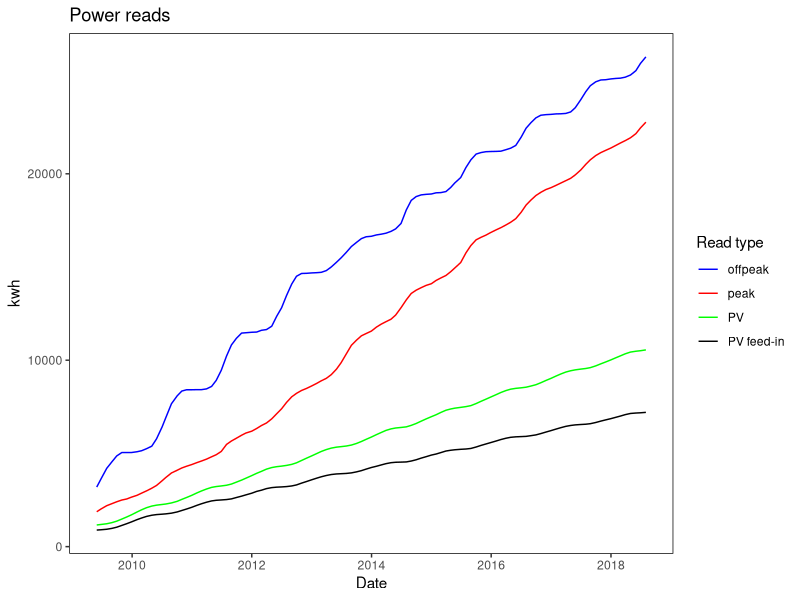
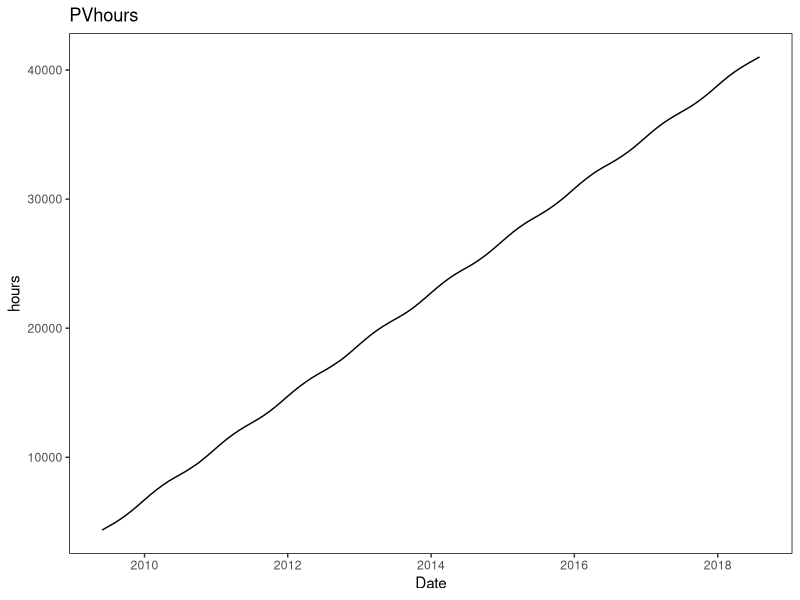
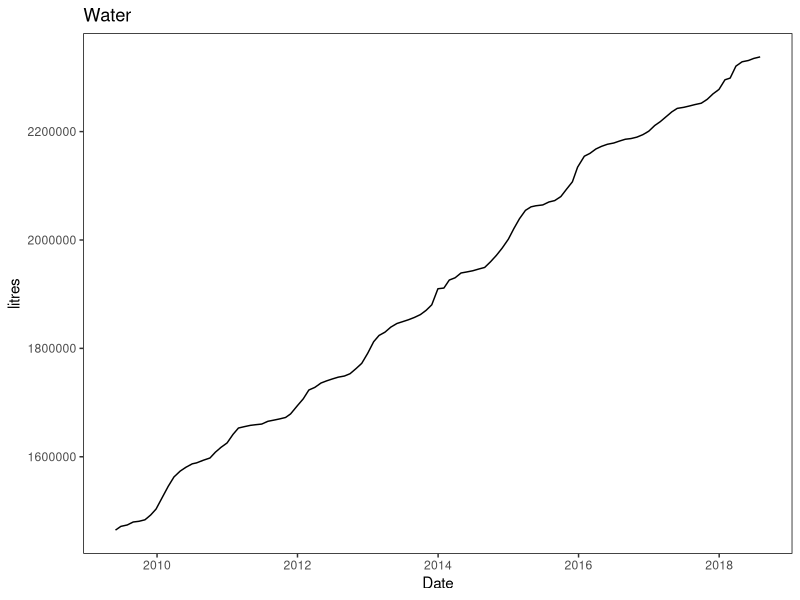
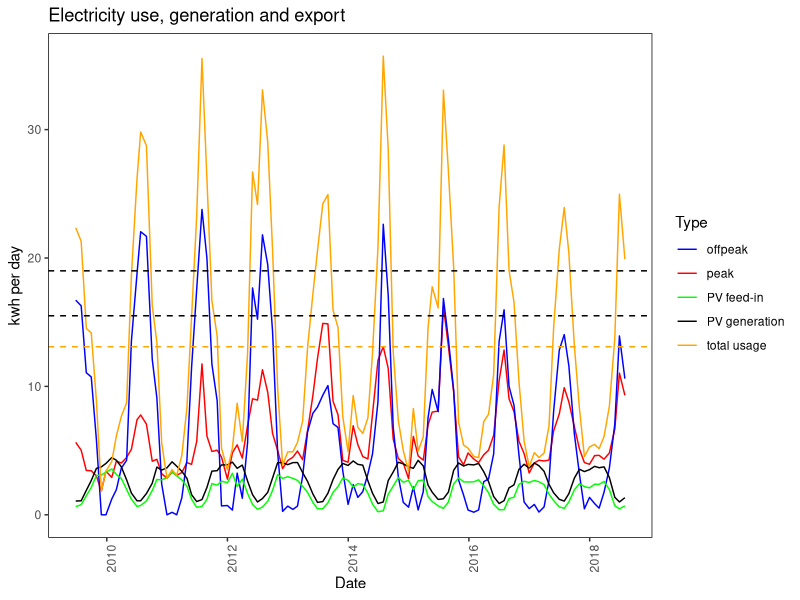
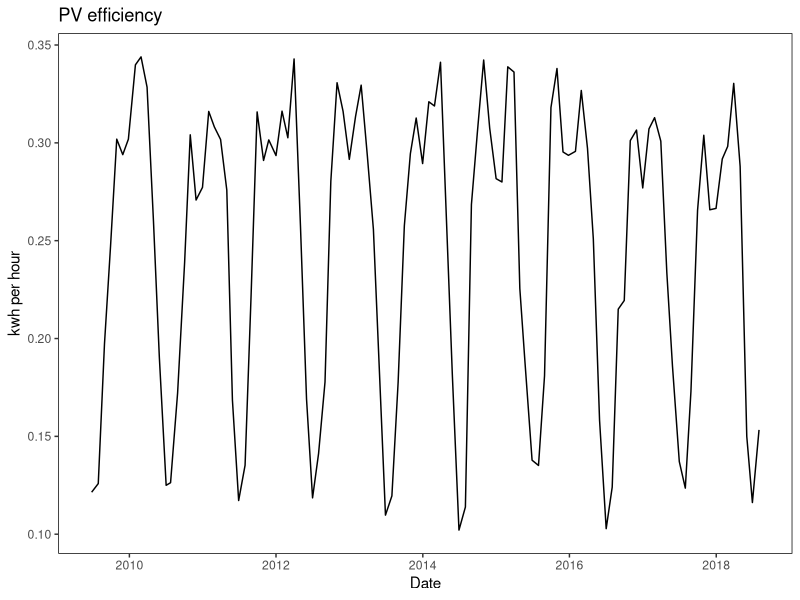
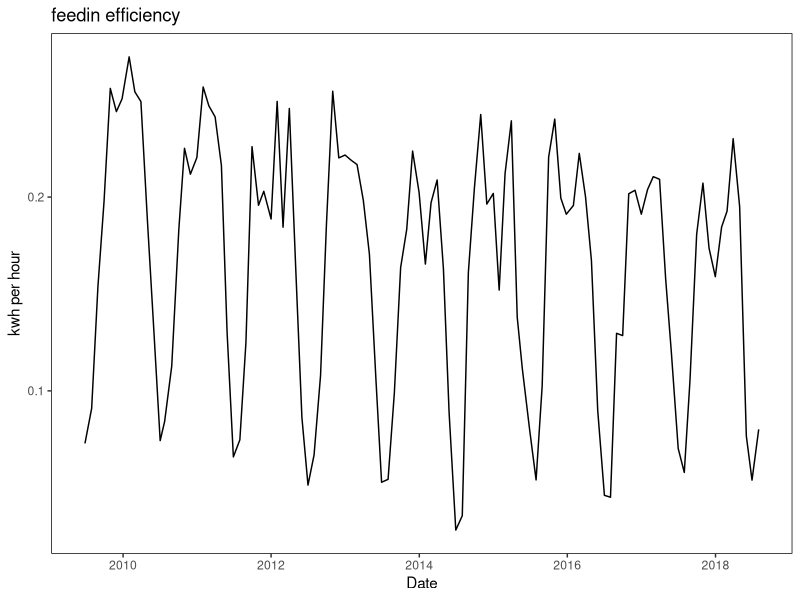
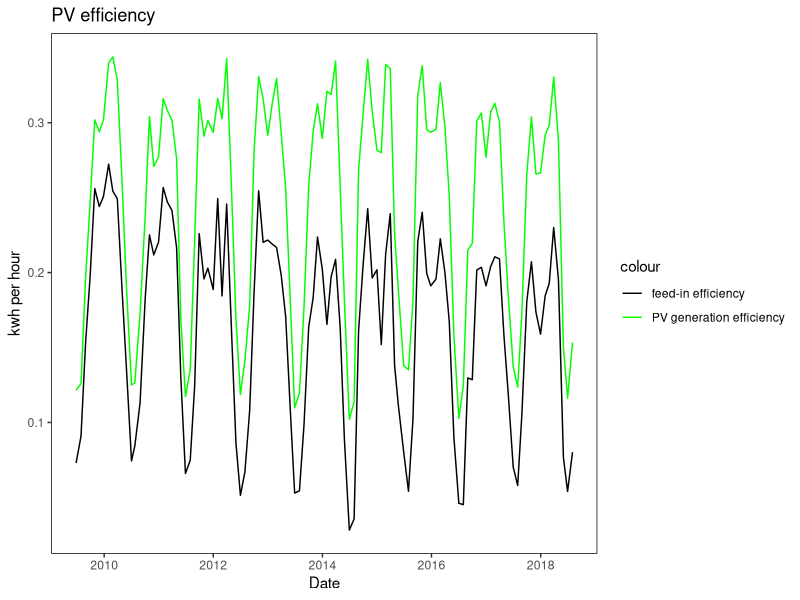
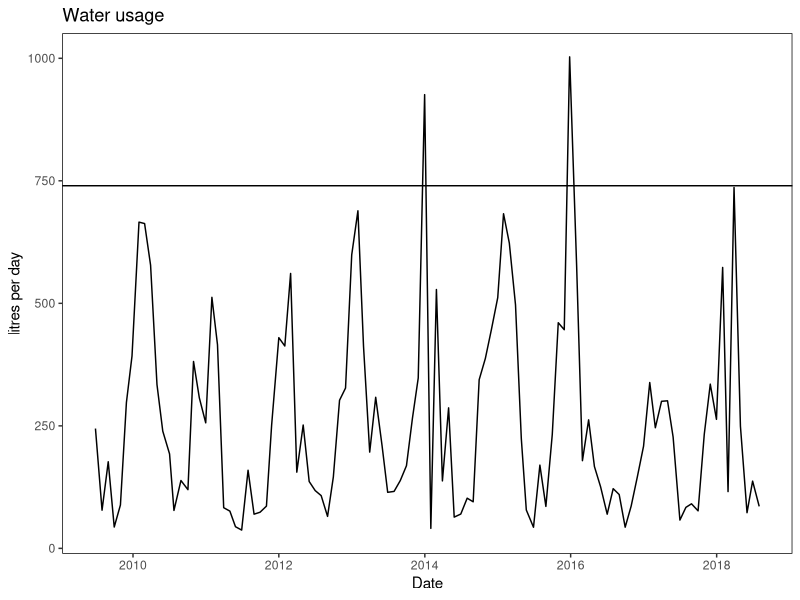

The R script that drew these images, in order:
library(tidyverse)

meterreads <- read_csv("data/meterreads.csv")
meterreads

#plot power reads i.e. peak, offpeak and PV

ggplot(meterreads, aes(x = date)) + 
  geom_line(aes(y = peak_reading, colour = "peak")) +
  geom_line(aes(y = offpeak_reading, colour = "offpeak")) +
  geom_line(aes(y = PV_reading, colour = "PV")) +
  geom_line(aes(y = feedin_reading, colour = "PV feed-in")) +
  labs(x = "Date", y = "kwh", title = "Power reads", colour = "Read type") +
  scale_color_manual(values = c("blue","red","green","black")) +
  theme(panel.background = element_rect(fill = "white"),
        panel.border = element_rect(fill = NA))

# plot PV hours in a seperate graph

ggplot(meterreads, aes(x = date, y = PVhours_reading)) +
  geom_line() +
  labs(x = "Date", y = "hours", title = "PVhours") +
  theme(panel.background = element_rect(fill = "white"),
        panel.border = element_rect(fill = NA))

# plot water reading in a seperate graph

ggplot(meterreads, aes(x = date, y = water_reading)) + 
  geom_line() +
  labs(x = "Date", y = "litres", title = "Water") +
  theme(panel.background = element_rect(fill = "white"),
        panel.border = element_rect(fill = NA))

# make a new tibble called 'usage' from 'meterreads' and
# add a column called peak_usage by using mutate and lag
# mutate makes a new column called peak_usage by starting with peak_reading and subtracting a value
# this value is also from the peak_reading column, but by using lag it is from the previous row.

usage <- meterreads %>% 
  mutate(peak_usage = peak_reading - 
           lag(peak_reading, default = first(peak_reading)))

# now repeat the process for the other readings

usage <- usage %>% 
  mutate(offpeak_usage = offpeak_reading -
           lag(offpeak_reading, default = first(offpeak_reading)))

usage <- usage %>% 
  mutate(feedin_usage = feedin_reading -
           lag(feedin_reading, default = first(feedin_reading)))

usage <- usage %>% 
  mutate(PV_usage = PV_reading -
           lag(PV_reading, default = first(PV_reading)))

usage <- usage %>% 
  mutate(PVhours_usage = PVhours_reading -
           lag(PVhours_reading, default = first(PVhours_reading)))

usage <- usage %>% 
  mutate(water_usage = water_reading -
           lag(water_reading, default = first(water_reading)))

usage <- usage %>% 
  mutate(days = as.integer(date -
           lag(date, default = first(date))))

usage <- slice(usage, -1)

# make a new table called perday.  divide usage by number of days to get usage per day.

perday <- usage %>% 
  mutate(peak_perday = peak_usage / days)

perday <- perday %>% 
  mutate(offpeak_perday = offpeak_usage / days)

perday <- perday %>% 
  mutate(totalusage_perday = peak_perday + offpeak_perday)

perday <- perday %>% 
  mutate(feedin_perday = feedin_usage / days)

perday <- perday %>% 
  mutate(PVgen_perday = PV_usage / days)

perday <- perday %>% 
  mutate(PVhours_perday = PVhours_usage / days)

perday <- perday %>% 
  mutate(water_perday = water_usage / days)

perday <- perday %>% 
  mutate(PVefficiency = PVgen_perday / PVhours_perday)

perday <- perday %>% 
  mutate(feedinefficiency = feedin_perday / PVhours_perday)

perday

# lets try plotting this stuff...

# Electricity overview in kwh per day

ggplot(perday, aes(x = date)) + 
  geom_line(aes(y = peak_perday, colour = "peak")) +
  geom_line(aes(y = offpeak_perday, colour = "offpeak")) +
  geom_line(aes(y = PVgen_perday, colour = "PV generation")) +
  geom_line(aes(y = feedin_perday, colour = "PV feed-in")) +
  geom_line(aes(y = totalusage_perday, colour = "total usage")) +
  labs(x = "Date", y = "kwh per day", title = "Electricity use, generation and export", colour = "Type") +
  scale_color_manual(values = c("blue","red","green","black", "orange")) +
  geom_hline(yintercept = 15.5, linetype = 2) + 
  geom_hline(yintercept = 19, linetype = 2) +
  geom_hline(yintercept = 13.09, linetype = 2, colour = "orange") +
  theme(panel.background = element_rect(fill = "white"),
        panel.border = element_rect(fill = NA,),
        axis.text.x = element_text(angle = 90))

# average household usage from energymadeeasy.gov.au.  
# 4 person household postcode 5051
# Summer 15.7; Autumn 15.5; WInter 19.0; Spring 16.1 kWh 

ggplot(perday, aes(x = date, y = PVefficiency)) + 
  geom_line() +
  labs(x = "Date", y = "kwh per hour", title = "PV efficiency") +
  theme(panel.background = element_rect(fill = "white"),
        panel.border = element_rect(fill = NA))

ggplot(perday, aes(x = date, y = feedinefficiency)) + 
  geom_line() +
  labs(x = "Date", y = "kwh per hour", title = "feedin efficiency") +
  theme(panel.background = element_rect(fill = "white"),
        panel.border = element_rect(fill = NA))

ggplot(perday, aes(x = date)) + 
  geom_line(aes(y = PVefficiency, colour = "PV generation efficiency")) +
  geom_line(aes(y = feedinefficiency, colour = "feed-in efficiency")) +
  labs(x = "Date", y = "kwh per hour", title = "PV efficiency") +
  scale_color_manual(values = c("black","green")) +
  theme(panel.background = element_rect(fill = "white"),
        panel.border = element_rect(fill = NA))

# Water use

ggplot(perday, aes(x = date, y = water_perday)) + 
  geom_line() +
  labs(x = "Date", y = "litres per day", title = "Water usage") +
  geom_hline(yintercept=740) +
  theme(panel.background = element_rect(fill = "white"),
        panel.border = element_rect(fill = NA))

# have put in some hlines to give seasonal averages for usage of 4 person households
# calculate average total usage per day and add in an hline.

mean(perday$totalusage_perday, na.rm = TRUE)

# I feel the need to clean out the unnecesary data and make a new table.

eUGE <-  
  select(perday,"date","peak_perday","offpeak_perday","totalusage_perday",
         "PVgen_perday","feedin_perday","PVhours_perday","PVefficiency", "feedinefficiency")


# It's interesting to note that a few things have happened in our household
# 1st child was born July 2011.  An RCAC was installed that summer.
# 2nd child born January 2014.  Time at home has changed with part-time hours etc.
# We've been playing with the mix of RCAC and heatbank (offpeak) for heating.
# Off peak kicks in in summer when visitors are over due to supplementary HWS.
# PV efficiency dips at he height of summer - sun rises and sets south of E and W.
# We also have rainfall data, and climate data can be downloaded from BOM. 
# TOgether with daily (rather than monthly) data, there may be some interesting correlations.
